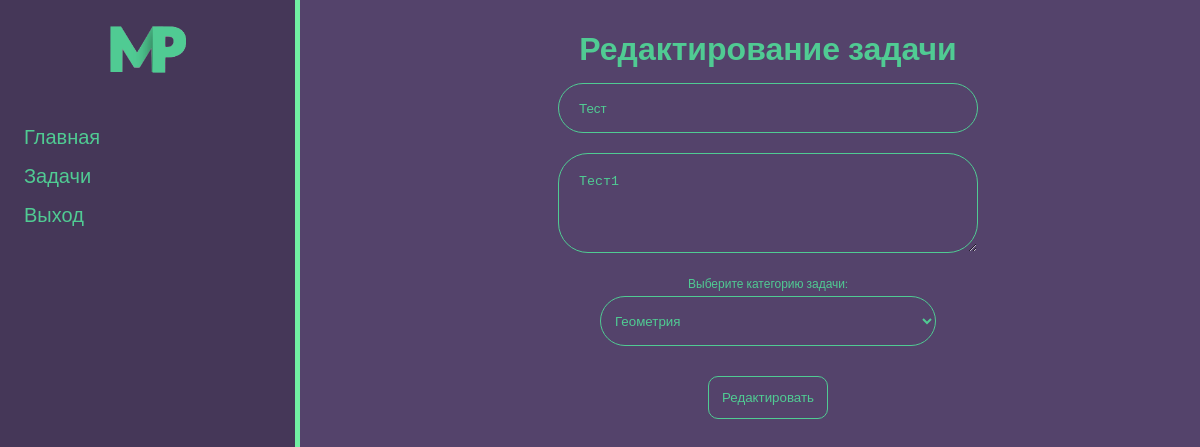
Screenshot of /tasks/Геометрия/30/update (signed in) with the database file from the repository.
### tasks/models.py (models this page shows, shortened)
class Tasks(models.Model):
	id = models.AutoField(primary_key=True)
	author = models.ForeignKey(User, on_delete=models.CASCADE, null=True, blank=True)
	title = models.CharField('Title', max_length=50)
	task = models.TextField('Task')
	date = models.DateTimeField(auto_now_add=True, null=True, blank=True)
	updated_date = models.DateTimeField(auto_now=True, null=True, blank=True)
	type = models.ForeignKey('Type', on_delete=models.PROTECT, null=True)
	class Meta:
		verbose_name = 'Задача'
		verbose_name_plural = 'Задачи'
		ordering = ('-date',)

### tasks/views.py (the view)
# urls.py: path('<str:type_id>/<int:pk>/update', views.TasksUpdateView.as_view(), name='task-update'),
class TasksUpdateView(LoginRequiredMixin, UpdateView):
	login_url = reverse_lazy('login')
	model = Tasks
	template_name = 'tasks/update_task.html'
	form_class = TasksForm
	def get_form_kwargs(self):
		kwargs = super().get_form_kwargs()
		if self.request.user != kwargs['instance'].author:
			return self.handle_no_permission()
		return kwargs

### tasks/forms.py
class TasksForm(ModelForm):
	class Meta:
		model = Tasks
		fields = ['title', 'task', 'type']
		type = ModelChoiceField(queryset=Type.objects.all(), to_field_name='type')
		widgets = {
			'title': TextInput(attrs={
					'class': 'form-input',
					'tabindex': 1,
					'placeholder': 'Название',
			}),
			'task': Textarea(attrs={
					'class': 'form-input',
					'tabindex': 2,
					'placeholder': 'Текст задачи',
			}),
		}

### tasks/models.py (called while the page is built)
	def __str__(self):
		return self.name

### tasks/templates/tasks/update_task.html (shortened to what this page needs)
{% extends 'layout.html' %}
{% load static %}
{% block links %}<link rel="stylesheet" href="{% static 'tasks/css/tasks_home.css' %}">{% endblock %}
{% block content %}
	<h1>Редактирование задачи</h1>
	<form method="post">
		{{ form.title }}<br>
		{{ form.task }}<br>
		<div class="select-type">
			<div>Выберите категорию задачи:</div>
			{{ form.type }}
		</div>
		<button type="submit" class="add-task" tabindex="4">Редактировать</button>
	</form>
{% endblock %}

### main/static/style.css (style rules this page uses)
*,:after,:before { -webkit-box-sizing:border-box;box-sizing:border-box }
body { font-family:"Roboto",sans-serif;font-size:16px;color:#50cb93;background:#54436b;margin:0;padding:0 }
h1,h2,h3,h4,h5,h6 { margin:0 }
input { outline:none }

### tasks/static/tasks/css/tasks_home.css (style rules this page uses)
h1 { text-align:center;margin:20px auto 15px }
form { text-align:center }
form .form-input { width:100%;max-width:50%;height:50px;background:transparent;border:1px solid #50cb93;outline:none;border-radius:30px;margin-bottom:20px;color:#50cb93;padding:20px }
form .form-input::placeholder { color:#50cb93;opacity:0.7 }
form textarea.form-input { height:100px;min-height:100px;max-height:300px;min-width:50% }
.select-type div { font-size:12px;margin-bottom:5px }
.select-type select { width:100%;max-width:40%;height:50px;background:transparent;outline:none;border:1px solid #50cb93;border-radius:30px;color:#50cb93;padding:5px;padding-left:10px }
button.add-task { margin-top:30px;outline:none;border:1px solid #50cb93;background:transparent;border-radius:10px;-webkit-transition:background 0.2s linear;transition:background 0.2s linear;cursor:pointer;padding:13px;color:#50cb93;margin-bottom:20px }

### rows the page displays
Tasks: title "Тест", task "Тест1", type "Геометрия"
